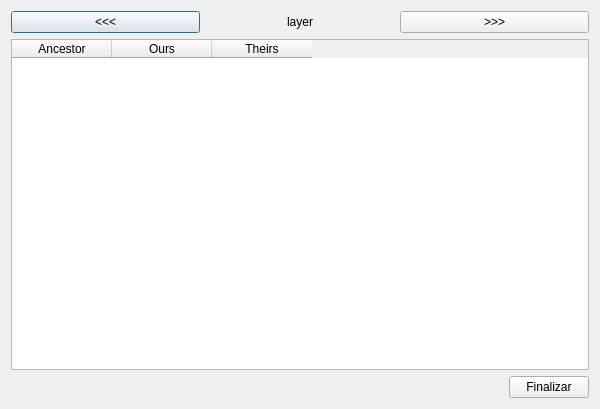
<?xml version="1.0" encoding="UTF-8"?>
<ui version="4.0">
 <class>Dialog</class>
 <widget class="QDialog" name="Dialog">
  <property name="geometry">
   <rect>
    <x>0</x>
    <y>0</y>
    <width>600</width>
    <height>409</height>
   </rect>
  </property>
  <property name="windowTitle">
   <string>Dialog</string>
  </property>
  <layout class="QGridLayout" name="gridLayout">
   <item row="0" column="0">
    <layout class="QHBoxLayout" name="horizontalLayout">
     <item>
      <widget class="QPushButton" name="pushButton_previous">
       <property name="text">
        <string>&lt;&lt;&lt;</string>
       </property>
      </widget>
     </item>
     <item>
      <widget class="QLabel" name="label_feature">
       <property name="text">
        <string>&lt;center&gt;layer&lt;/center&gt;</string>
       </property>
      </widget>
     </item>
     <item>
      <widget class="QPushButton" name="pushButton_next">
       <property name="text">
        <string>&gt;&gt;&gt;</string>
       </property>
      </widget>
     </item>
    </layout>
   </item>
   <item row="1" column="0">
    <widget class="QTableWidget" name="tableWidget">
     <property name="editTriggers">
      <set>QAbstractItemView::NoEditTriggers</set>
     </property>
     <property name="selectionMode">
      <enum>QAbstractItemView::SingleSelection</enum>
     </property>
     <property name="selectionBehavior">
      <enum>QAbstractItemView::SelectColumns</enum>
     </property>
     <column>
      <property name="text">
       <string>Ancestor</string>
      </property>
     </column>
     <column>
      <property name="text">
       <string>Ours</string>
      </property>
     </column>
     <column>
      <property name="text">
       <string>Theirs</string>
      </property>
     </column>
    </widget>
   </item>
   <item row="2" column="0">
    <layout class="QHBoxLayout" name="horizontalLayout_2">
     <item>
      <spacer name="horizontalSpacer_3">
       <property name="orientation">
        <enum>Qt::Horizontal</enum>
       </property>
       <property name="sizeHint" stdset="0">
        <size>
         <width>40</width>
         <height>20</height>
        </size>
       </property>
      </spacer>
     </item>
     <item>
      <widget class="QPushButton" name="pushButton_finalizar">
       <property name="text">
        <string>Finalizar</string>
       </property>
      </widget>
     </item>
    </layout>
   </item>
  </layout>
 </widget>
 <tabstops>
  <tabstop>pushButton_finalizar</tabstop>
  <tabstop>pushButton_previous</tabstop>
  <tabstop>pushButton_next</tabstop>
 </tabstops>
 <resources/>
 <connections/>
 <designerdata>
  <property name="gridDeltaX">
   <number>10</number>
  </property>
  <property name="gridDeltaY">
   <number>10</number>
  </property>
  <property name="gridSnapX">
   <bool>true</bool>
  </property>
  <property name="gridSnapY">
   <bool>true</bool>
  </property>
  <property name="gridVisible">
   <bool>true</bool>
  </property>
 </designerdata>
</ui>
